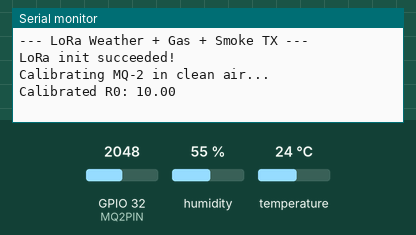
Recording of a sketch running on a simulated ESP32. On the bench: the last lines printed to the serial monitor. The inputs (shaded band) are chosen by the test bench; at power-on: GPIO 32 (MQ2PIN) = 2048, humidity 55 %, temperature 24 °C. No radio packets arrive unless stated.

Above: at 6.2 s.
6.3 s: GPIO 32 (MQ2PIN) set to 1960
At 7.6 s:
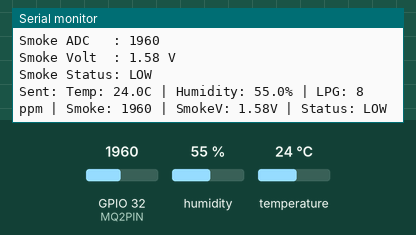
8.6 s: GPIO 32 (MQ2PIN) set to 2040
At 10.4 s:
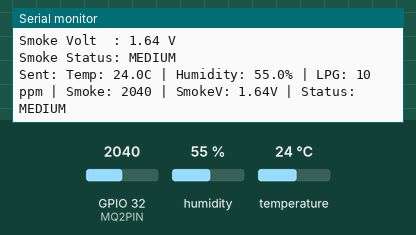
10.7 s: GPIO 32 (MQ2PIN) set to 3040
At 12.1 s:
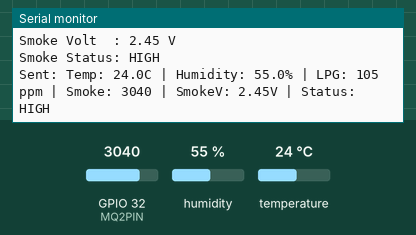
12.8 s: humidity set to 22 %
At 14.1 s:
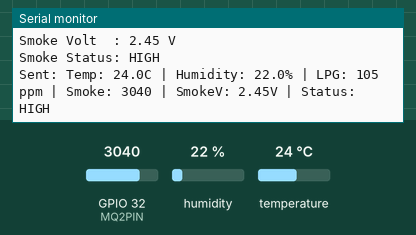
14.3 s: GPIO 32 (MQ2PIN) set to 4095
At 16.5 s:
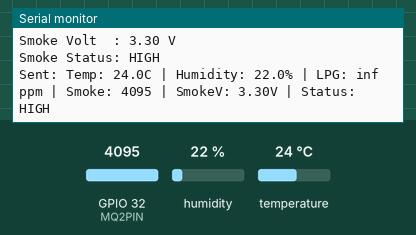
17.0 s: temperature set to 12 °C
At 18.1 s:
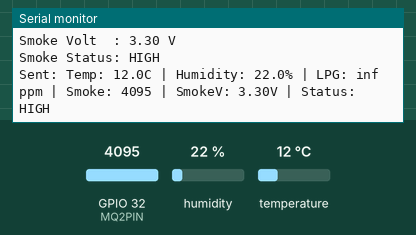
Timing chart, 0 to 19.5 s (numbered marks = the images above; inputs shaded):
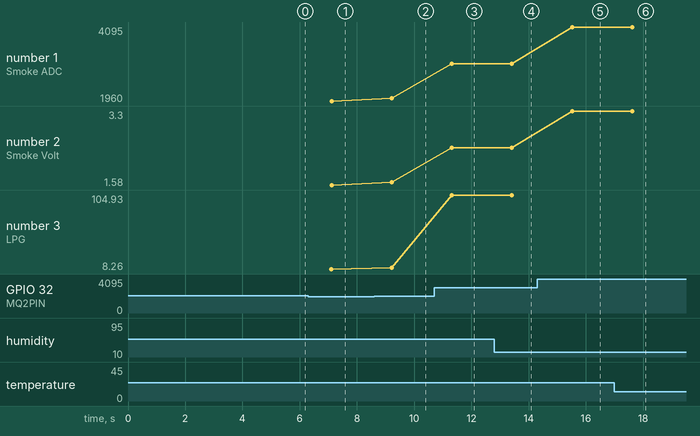

Measured:
- after the input at 6.3 s, the serial monitor: prints a new line after 0.81 s (image 1)
- after the input at 8.6 s, the serial monitor: prints a new line after 0.61 s (image 2)
- after the input at 10.7 s, the serial monitor: prints a new line after 0.61 s (image 3)
- after the input at 12.8 s, the serial monitor: prints a new line after 0.61 s (image 4)
- after the input at 14.3 s, the serial monitor: prints a new line after 1.2 s (image 5)
- after the input at 17.0 s, the serial monitor: prints a new line after 0.61 s (image 6)
- plotted number 1: 1960 → 2040 after the input at 8.6 s, 2040 → 3040 after the input at 10.7 s, 3040 → 4095 after the input at 14.3 s
- plotted number 2: 1.58 → 1.64 after the input at 8.6 s, 1.64 → 2.45 after the input at 10.7 s, 2.45 → 3.3 after the input at 14.3 s

The sketch:

lora-smoke.ino
```cpp
#include <SPI.h>
#include <LoRa.h>
#include <DHT.h>

// === LoRa Pins ===
#define LORA_SS    4
#define LORA_RST   14
#define LORA_DIO0  2

// === DHT11 ===
#define DHTPIN     15
#define DHTTYPE    DHT11
DHT dht(DHTPIN, DHTTYPE);

// === MQ-2 (LPG) ===
#define MQ2PIN     32

// === Smoke Sensor ===
#define SMOKE_PIN  32

const float RL = 10.0;       // Load resistor in kΩ
const float Vc = 3.3;        // Supply voltage

int packetCounter = 0;

// --- Rs/R0 variables ---
float R0 = 10.0;

// =====================================================
// MQ-2 Calibration
// =====================================================
float calibrateR0(int mqPin, int samples = 50) {

  Serial.println("Calibrating MQ-2 in clean air...");

  float Rs_sum = 0;

  for (int i = 0; i < samples; i++) {

    int raw = analogRead(mqPin);

    float Vout = raw * (Vc / 4095.0);

    // Avoid division by zero
    if (Vout <= 0.01) {
      Vout = 0.01;
    }

    float Rs = RL * ((Vc - Vout) / Vout);

    Rs_sum += Rs;

    delay(100);
  }

  float R0_calibrated = Rs_sum / samples;

  Serial.print("Calibrated R0: ");
  Serial.println(R0_calibrated);

  return R0_calibrated;
}

// =====================================================
// Convert Rs/R0 to LPG PPM
// =====================================================
float getLPGppm(float Rs_R0) {

  float m = -0.45;
  float b = 0.45;

  float logppm = (log10(Rs_R0) - b) / m;

  return pow(10, logppm);
}

// =====================================================
// SETUP
// =====================================================
void setup() {

  Serial.begin(115200);

  while (!Serial);

  dht.begin();

  // ADC configuration
  analogSetAttenuation(ADC_11db);

  // Smoke sensor input
  pinMode(SMOKE_PIN, INPUT);

  Serial.println("\n--- LoRa Weather + Gas + Smoke TX ---");

  // LoRa configuration
  LoRa.setPins(LORA_SS, LORA_RST, LORA_DIO0);

  if (!LoRa.begin(866E6)) {

    Serial.println("LoRa init failed. Check connections.");

    while (true);
  }

  LoRa.setSyncWord(0xF3);

  Serial.println("LoRa init succeeded!");

  // Auto-calibrate MQ-2
  R0 = calibrateR0(MQ2PIN, 50);
}

// =====================================================
// LOOP
// =====================================================
void loop() {

  delay(2000);

  // ===================================================
  // DHT11
  // ===================================================
  float humidity = dht.readHumidity();
  float temperature = dht.readTemperature();

  if (isnan(humidity))
    humidity = 0.0;

  if (isnan(temperature))
    temperature = 0.0;

  // ===================================================
  // MQ-2 LPG SENSOR
  // ===================================================
  int mq2Raw = analogRead(MQ2PIN);

  float Vout = mq2Raw * (Vc / 4095.0);

  if (Vout <= 0.01)
    Vout = 0.01;

  float Rs = RL * ((Vc - Vout) / Vout);

  float Rs_R0 = Rs / R0;

  float lpgPPM = getLPGppm(Rs_R0);

  if (isnan(lpgPPM) || lpgPPM < 0)
    lpgPPM = 0.0;

  // ===================================================
  // SMOKE SENSOR
  // ===================================================
  int smokeRaw = analogRead(SMOKE_PIN);

  // Convert ADC value to voltage
  float smokeVoltage = smokeRaw * (Vc / 4095.0);

  // ===================================================
  // SMOKE LEVEL
  // ===================================================
  String smokeStatus;

  if (smokeRaw < 1000) {
    smokeStatus = "SAFE";
  }
  else if (smokeRaw < 2000) {
    smokeStatus = "LOW";
  }
  else if (smokeRaw < 3000) {
    smokeStatus = "MEDIUM";
  }
  else {
    smokeStatus = "HIGH";
  }

  // ===================================================
  // PREPARE LoRa MESSAGE
  // ===================================================
  String message =
    "Temp: " + String(temperature, 1) + "C | " +
    "Humidity: " + String(humidity, 1) + "% | " +
    "LPG: " + String(lpgPPM, 0) + " ppm | " +
    "Smoke: " + String(smokeRaw) + " | " +
    "SmokeV: " + String(smokeVoltage, 2) + "V | " +
    "Status: " + smokeStatus;

  // ===================================================
  // SEND OVER LoRa
  // ===================================================
  LoRa.beginPacket();

  LoRa.print(message);

  LoRa.endPacket();

  // ===================================================
  // SERIAL MONITOR
  // ===================================================
  Serial.println("--------------------------------");

  Serial.print("Temperature : ");
  Serial.print(temperature);
  Serial.println(" °C");

  Serial.print("Humidity    : ");
  Serial.print(humidity);
  Serial.println(" %");

  Serial.print("LPG         : ");
  Serial.print(lpgPPM);
  Serial.println(" ppm");

  Serial.print("Smoke ADC   : ");
  Serial.println(smokeRaw);

  Serial.print("Smoke Volt  : ");
  Serial.print(smokeVoltage);
  Serial.println(" V");

  Serial.print("Smoke Status: ");
  Serial.println(smokeStatus);

  Serial.println("Sent: " + message);

  packetCounter++;
}
```
